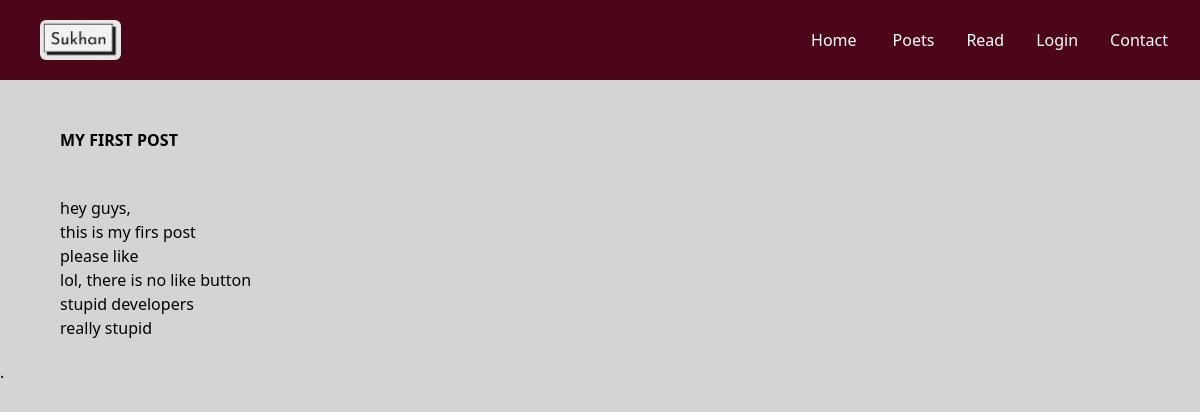
Page /post/6/ on the committed database.
### dekhta/models.py (models this page shows, shortened)
class Post(models.Model):
    title = models.CharField(max_length = 40, null = True)
    d_time = models.DateTimeField(default=datetime.now())
    data = models.TextField()
    poet_id = models.ForeignKey('Poets', on_delete=models.CASCADE, default=-1)

### dekhta/views.py (the view)
# urls.py: path('post/<int:post_id>/', views.post_detail, name = 'post_detail'),
def post_detail(request, post_id):
    post = Post.objects.get(id = post_id)
    context = {'post': post, 'show_delete':False}
    if request.user.is_authenticated and hasattr(request.user, 'poets') and request.user.poets.id == post.poet_id_id:
        context['show_delete'] = True
    return render(request, 'post_detail.html', context)

### dekhta/templates/post_detail.html (shortened to what this page needs)
{% extends 'navbar.html' %}
{% block content %}
<main class="bg-neutral-300 px-5 md:px-10 h-max ">
    <div class="space-y-4 mt-10">
       <h1 class="  p-2 pl-5 rounded-md font-bold">{{ post.title|upper }}</h1>
       <div class="p-5">
       <p >
        {{ post.data|linebreaks }}</p>
       </div>
    </div>
</main>
{% endblock content %}

### rows in the picture
Post: title "MY FIRST POST", data "hey guys, this is my firs post please like lol, there is no like button stupid developers really stupid"
